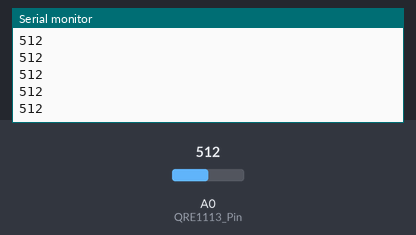
A sketch run on a simulated Arduino Uno, built for the host (arithmetic inside an expression is 32-bit, double 64-bit). On the bench: the last lines printed to the serial monitor. Inputs (shaded band) come from the test bench; at power-on: A0 (QRE1113_Pin) = 512.

Above: at 1.2 s.
1.3 s: A0 (QRE1113_Pin) set to 716
At 2.0 s:
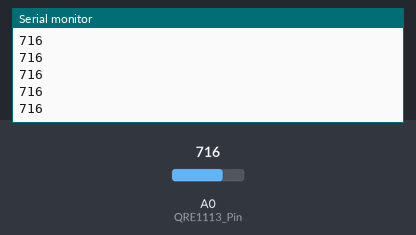
2.8 s: A0 (QRE1113_Pin) set to 900
At 3.6 s:
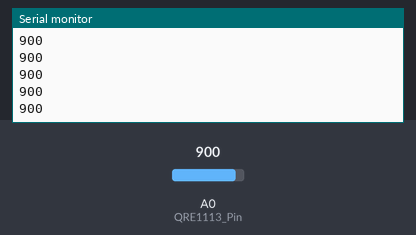
Timing chart, 0 to 5.8 s (numbered marks = the images above; inputs shaded):
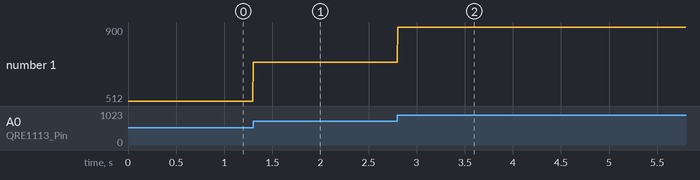

The sketch:

PowerDisk.ino
```cpp
#if not defined(ARDUINO)
  #error not an arduino compiler
#endif
int QRE1113_Pin = 0;
void setup() {
  Serial.begin(9600);
}
#include "detector.cpp"
void loop() {
  int QRE_Value = analogRead(QRE1113_Pin);

    Serial.println(QRE_Value);

}
```

detector.cpp
```cpp
int detect(int sample) {
	static int maximum=0;
	static int minimum=0;
	maximum = std::max(sample,maximum);
	return maximum;

}
```

Measured:
- after the input at 1.3 s, the serial monitor: prints a new line at once (image 1)
- after the input at 2.8 s, the serial monitor: prints a new line at once (image 2)
- plotted number 1: 512 → 716 after the input at 1.3 s, 716 → 900 after the input at 2.8 s
